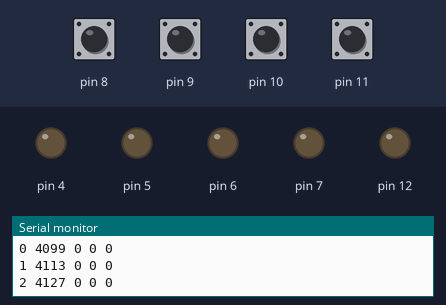
The sketch below on a simulated Arduino Uno, built with avr-gcc and run on an emulated ATmega328P. Shown: output pins drawn as LEDs (lit = HIGH), the last lines printed to the serial monitor. The test bench sets the inputs (shaded band); at power-on: pin 8–11 HIGH.

Above: at 4.2 s.
4.3 s: pin 8 pulled LOW for 0.15 s
At 5.2 s:
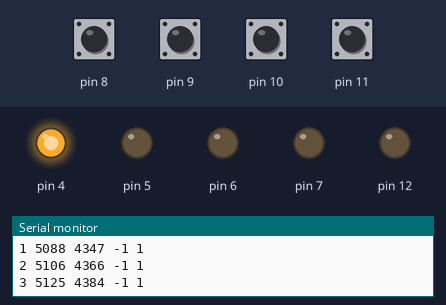
At 8.8 s:
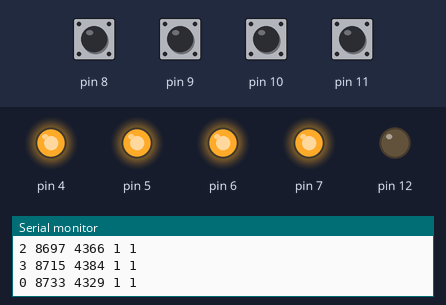
Timing chart, 0 to 10.3 s (numbered marks = the images above; inputs shaded):
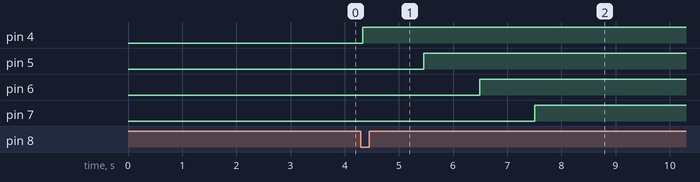

The sketch:

SFPL_Control.ino
```cpp
// SFPL Control V0.2
// Ron Lehmer   2023-11-01
//
// For the Arduino Uno R3
//
// Package/library dependencies for Arduino Library manager
//
//
//

class SFPL_Timer {
 public:
  SFPL_Timer() {
    _state = 0;
    inhibit = 0;
    timer_start = millis();
    timer_milli = timer_start;
  }

  SFPL_Timer(long arg_state, long arg_on_time, long arg_off_time) {
    _state = arg_state;
    on_time = arg_on_time;
    off_time = arg_off_time;
    timer_start = millis();
    timer_milli = timer_start;
  }

  ~SFPL_Timer() {
  }

  void set() {
    if ( ( _state == 0 ) && ( inhibit == 0 ) ) {
      timer_start = millis();
      if ( delay_time > 0 )
        _state = -1;
      else
        _state = 1;
      inhibit = 1;
    }
  }

  void reset() {
    _state = 0;
  }

  void update() {
    unsigned long timer_milli = millis();
    unsigned long differ_milli = timer_milli - timer_start;
    if (( _state == -1 ) && ( differ_milli > delay_time ) ) {
      _state = 1;
    }
    if (( _state == 1 ) && ( differ_milli > ( delay_time + on_time ) )) {
      _state = 0;
    }
    Serial.print(timer_milli);
    Serial.print(" ");
    Serial.print(timer_start);
    Serial.print(" ");
    Serial.print(_state);
    Serial.print(" ");

    if (( inhibit == 1 ) && ( differ_milli > ( delay_time + on_time + off_time )) ) {
      inhibit = 0;
    }
    Serial.println(inhibit);
  }

  void set_on_time( long arg_on_time ) {
    on_time = arg_on_time;
  }

  void set_off_time( long arg_off_time ) {
    off_time = arg_off_time;
  }

  void set_delay_time( long arg_delay_time ) {
    delay_time = arg_delay_time;
  }

  int state() {
    int tmp;
    if ( _state == 1 )
      tmp = 1;
    else
      tmp = 0;
    return(tmp);
  }
  int _state;
  int inhibit;
 private:
  long on_time;
  long off_time;
  long delay_time;
  unsigned long timer_milli;
  unsigned long timer_start;

};

SFPL_Timer timers[8];

//
// Library Include Files
//


void setup() {

  initPins();

  timers[0].set_on_time(150000);
  timers[0].set_off_time(60000);
  timers[0].set_delay_time(0);
  timers[1].set_on_time(150000);
  timers[1].set_off_time(60000);
  timers[1].set_delay_time(1000);
  timers[2].set_on_time(150000);
  timers[2].set_off_time(60000);
  timers[2].set_delay_time(2000);
  timers[3].set_on_time(150000);
  timers[3].set_off_time(60000);
  timers[3].set_delay_time(3000);

  delay(3000);
  Serial.begin(9600);
}


void loop() {
  int button[4];
  int i;
  for ( i = 0 ; i < 4 ; i++ ) {
    button[i] = digitalRead(8+i);

//    if ( button[i] == 0 ) {     //
    if ( button[0] == 0 ) {
      timers[i].set();
    }
    if ( timers[i].state() == 1 ) {
      digitalWrite(4+i, HIGH);
    }
    else {
      digitalWrite(4+i, LOW);
    }
    Serial.print(i);
    Serial.print(" ");
    timers[i].update();
  }
}

void initPins() {
  pinMode(2, INPUT_PULLUP);
  pinMode(3, INPUT_PULLUP);
  pinMode(4, OUTPUT);
  digitalWrite(4, LOW);
  pinMode(5, OUTPUT);
  digitalWrite(5, LOW);
  pinMode(6, OUTPUT);
  digitalWrite(6, LOW);
  pinMode(7, OUTPUT);
  digitalWrite(7, LOW);
  pinMode(8, INPUT_PULLUP);
  pinMode(9, INPUT_PULLUP);
  pinMode(10, INPUT_PULLUP);
  pinMode(11, INPUT_PULLUP);
  pinMode(12, OUTPUT);
  digitalWrite(12, LOW);
  pinMode(13, INPUT);

}
```

Measured:
- after the input at 4.3 s, pin 4: LOW → HIGH at once; pin 5: LOW → HIGH after 1.2 s; pin 6: LOW → HIGH after 2.2 s; pin 7: LOW → HIGH after 3.2 s
